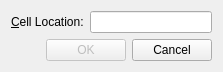
<?xml version="1.0" encoding="UTF-8"?>
<ui version="4.0">
 <class>GoToCellDialog</class>
 <widget class="QWidget" name="GoToCellDialog">
  <property name="geometry">
   <rect>
    <x>0</x>
    <y>0</y>
    <width>223</width>
    <height>71</height>
   </rect>
  </property>
  <property name="windowTitle">
   <string>Go To Cell</string>
  </property>
  <layout class="QVBoxLayout" name="verticalLayout">
   <item>
    <layout class="QHBoxLayout" name="horizontalLayout">
     <item>
      <widget class="QLabel" name="label">
       <property name="text">
        <string>&amp;Cell Location:</string>
       </property>
       <property name="buddy">
        <cstring>lineEdit</cstring>
       </property>
      </widget>
     </item>
     <item>
      <widget class="QLineEdit" name="lineEdit">
       <property name="enabled">
        <bool>true</bool>
       </property>
       <property name="text">
        <string/>
       </property>
      </widget>
     </item>
    </layout>
   </item>
   <item>
    <layout class="QHBoxLayout" name="horizontalLayout_2">
     <item>
      <spacer name="horizontalSpacer">
       <property name="orientation">
        <enum>Qt::Horizontal</enum>
       </property>
       <property name="sizeHint" stdset="0">
        <size>
         <width>40</width>
         <height>20</height>
        </size>
       </property>
      </spacer>
     </item>
     <item>
      <widget class="QPushButton" name="okButton">
       <property name="enabled">
        <bool>false</bool>
       </property>
       <property name="text">
        <string>OK</string>
       </property>
       <property name="default">
        <bool>true</bool>
       </property>
      </widget>
     </item>
     <item>
      <widget class="QPushButton" name="cancelButton">
       <property name="text">
        <string>Cancel</string>
       </property>
      </widget>
     </item>
    </layout>
   </item>
  </layout>
 </widget>
 <tabstops>
  <tabstop>lineEdit</tabstop>
  <tabstop>okButton</tabstop>
  <tabstop>cancelButton</tabstop>
 </tabstops>
 <resources/>
 <connections/>
</ui>
